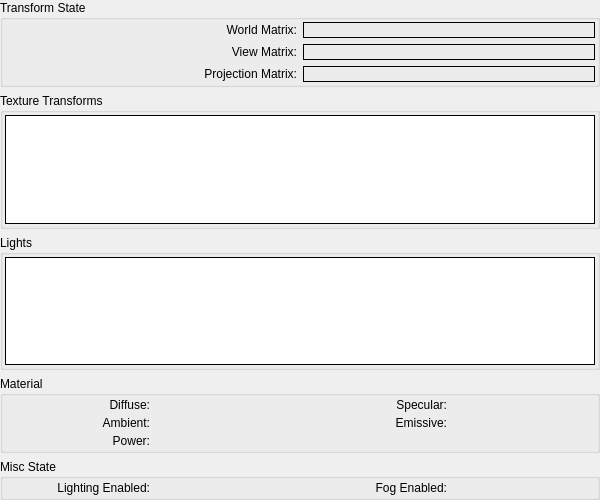
         <widget class="QWidget" name="ffpScrollContents">
          <property name="geometry">
           <rect>
            <x>0</x>
            <y>0</y>
            <width>600</width>
            <height>500</height>
           </rect>
          </property>
          <layout class="QVBoxLayout" name="ffpScrollLayout">
           <property name="leftMargin">
            <number>0</number>
           </property>
           <property name="topMargin">
            <number>0</number>
           </property>
           <property name="rightMargin">
            <number>0</number>
           </property>
           <property name="bottomMargin">
            <number>0</number>
           </property>
           <item>
            <widget class="QGroupBox" name="ffpTransformGroup">
             <property name="title">
              <string>Transform State</string>
             </property>
             <layout class="QGridLayout" name="ffpTransformLayout">
              <property name="leftMargin">
               <number>2</number>
              </property>
              <property name="topMargin">
               <number>2</number>
              </property>
              <property name="rightMargin">
               <number>2</number>
              </property>
              <property name="bottomMargin">
               <number>2</number>
              </property>
              <item row="0" column="0">
               <widget class="QLabel" name="ffpWorldMatrixLabel">
                <property name="text">
                 <string>World Matrix:</string>
                </property>
                <property name="alignment">
                 <set>Qt::AlignRight|Qt::AlignTrailing|Qt::AlignVCenter</set>
                </property>
               </widget>
              </item>
              <item row="0" column="1">
               <widget class="RDLabel" name="ffpWorldMatrix">
                <property name="frameShape">
                 <enum>QFrame::Box</enum>
                </property>
               </widget>
              </item>
              <item row="1" column="0">
               <widget class="QLabel" name="ffpViewMatrixLabel">
                <property name="text">
                 <string>View Matrix:</string>
                </property>
                <property name="alignment">
                 <set>Qt::AlignRight|Qt::AlignTrailing|Qt::AlignVCenter</set>
                </property>
               </widget>
              </item>
              <item row="1" column="1">
               <widget class="RDLabel" name="ffpViewMatrix">
                <property name="frameShape">
                 <enum>QFrame::Box</enum>
                </property>
               </widget>
              </item>
              <item row="2" column="0">
               <widget class="QLabel" name="ffpProjMatrixLabel">
                <property name="text">
                 <string>Projection Matrix:</string>
                </property>
                <property name="alignment">
                 <set>Qt::AlignRight|Qt::AlignTrailing|Qt::AlignVCenter</set>
                </property>
               </widget>
              </item>
              <item row="2" column="1">
               <widget class="RDLabel" name="ffpProjMatrix">
                <property name="frameShape">
                 <enum>QFrame::Box</enum>
                </property>
               </widget>
              </item>
             </layout>
            </widget>
           </item>
           <item>
            <widget class="CollapseGroupBox" name="ffpTexTransformGroup">
             <property name="sizePolicy">
              <sizepolicy hsizetype="Preferred" vsizetype="Expanding">
               <horstretch>0</horstretch>
               <verstretch>1</verstretch>
              </sizepolicy>
             </property>
             <property name="title">
              <string>Texture Transforms</string>
             </property>
             <layout class="QHBoxLayout" name="ffpTexTransformLayout">
              <property name="leftMargin">
               <number>2</number>
              </property>
              <property name="topMargin">
               <number>2</number>
              </property>
              <property name="rightMargin">
               <number>2</number>
              </property>
              <property name="bottomMargin">
               <number>2</number>
              </property>
              <item>
               <widget class="RDTreeWidget" name="ffpTexTransforms">
                <property name="frameShape">
                 <enum>QFrame::Box</enum>
                </property>
                <property name="frameShadow">
                 <enum>QFrame::Plain</enum>
                </property>
                <property name="editTriggers">
                 <set>QAbstractItemView::NoEditTriggers</set>
                </property>
                <property name="showDropIndicator" stdset="0">
                 <bool>false</bool>
                </property>
                <property name="indentation">
                 <number>0</number>
                </property>
                <property name="rootIsDecorated">
                 <bool>false</bool>
                </property>
                <property name="itemsExpandable">
                 <bool>false</bool>
                </property>
                <property name="allColumnsShowFocus">
                 <bool>true</bool>
                </property>
                <property name="expandsOnDoubleClick">
                 <bool>false</bool>
                </property>
                <attribute name="headerStretchLastSection">
                 <bool>false</bool>
                </attribute>
               </widget>
              </item>
             </layout>
            </widget>
           </item>
           <item>
            <widget class="CollapseGroupBox" name="ffpLightsGroup">
             <property name="sizePolicy">
              <sizepolicy hsizetype="Preferred" vsizetype="Expanding">
               <horstretch>0</horstretch>
               <verstretch>1</verstretch>
              </sizepolicy>
             </property>
             <property name="title">
              <string>Lights</string>
             </property>
             <layout class="QHBoxLayout" name="ffpLightsLayout">
              <property name="leftMargin">
               <number>2</number>
              </property>
              <property name="topMargin">
               <number>2</number>
              </property>
              <property name="rightMargin">
               <number>2</number>
              </property>
              <property name="bottomMargin">
               <number>2</number>
              </property>
              <item>
               <widget class="RDTreeWidget" name="ffpLights">
                <property name="frameShape">
                 <enum>QFrame::Box</enum>
                </property>
                <property name="frameShadow">
                 <enum>QFrame::Plain</enum>
                </property>
                <property name="editTriggers">
                 <set>QAbstractItemView::NoEditTriggers</set>
                </property>
                <property name="showDropIndicator" stdset="0">
                 <bool>false</bool>
                </property>
                <property name="rootIsDecorated">
                 <bool>false</bool>
                </property>
                <property name="allColumnsShowFocus">
                 <bool>true</bool>
                </property>
                <attribute name="headerStretchLastSection">
                 <bool>false</bool>
                </attribute>
               </widget>
              </item>
             </layout>
            </widget>
           </item>
           <item>
            <widget class="QGroupBox" name="ffpMaterialGroup">
             <property name="title">
              <string>Material</string>
             </property>
             <layout class="QGridLayout" name="ffpMaterialLayout">
              <property name="leftMargin">
               <number>2</number>
              </property>
              <property name="topMargin">
               <number>2</number>
              </property>
              <property name="rightMargin">
               <number>2</number>
              </property>
              <property name="bottomMargin">
               <number>2</number>
              </property>
              <property name="spacing">
               <number>4</number>
              </property>
              <item row="0" column="0">
               <widget class="QLabel" name="ffpDiffuseLabel">
                <property name="text">
                 <string>Diffuse:</string>
                </property>
                <property name="alignment">
                 <set>Qt::AlignRight|Qt::AlignTrailing|Qt::AlignVCenter</set>
                </property>
               </widget>
              </item>
              <item row="0" column="1">
               <widget class="QLabel" name="ffpDiffuse">
                <property name="text">
                 <string/>
                </property>
               </widget>
              </item>
              <item row="0" column="2">
               <widget class="QLabel" name="ffpSpecularLabel">
                <property name="text">
                 <string>Specular:</string>
                </property>
                <property name="alignment">
                 <set>Qt::AlignRight|Qt::AlignTrailing|Qt::AlignVCenter</set>
                </property>
               </widget>
              </item>
              <item row="0" column="3">
               <widget class="QLabel" name="ffpSpecular">
                <property name="text">
                 <string/>
                </property>
               </widget>
              </item>
              <item row="1" column="0">
               <widget class="QLabel" name="ffpAmbientLabel">
                <property name="text">
                 <string>Ambient:</string>
                </property>
                <property name="alignment">
                 <set>Qt::AlignRight|Qt::AlignTrailing|Qt::AlignVCenter</set>
                </property>
               </widget>
              </item>
              <item row="1" column="1">
               <widget class="QLabel" name="ffpAmbient">
                <property name="text">
                 <string/>
                </property>
               </widget>
              </item>
              <item row="1" column="2">
               <widget class="QLabel" name="ffpEmissiveLabel">
                <property name="text">
                 <string>Emissive:</string>
                </property>
                <property name="alignment">
                 <set>Qt::AlignRight|Qt::AlignTrailing|Qt::AlignVCenter</set>
                </property>
               </widget>
              </item>
              <item row="1" column="3">
               <widget class="QLabel" name="ffpEmissive">
                <property name="text">
                 <string/>
                </property>
               </widget>
              </item>
              <item row="2" column="0">
               <widget class="QLabel" name="ffpPowerLabel">
                <property name="text">
                 <string>Power:</string>
                </property>
                <property name="alignment">
                 <set>Qt::AlignRight|Qt::AlignTrailing|Qt::AlignVCenter</set>
                </property>
               </widget>
              </item>
              <item row="2" column="1">
               <widget class="QLabel" name="ffpPower">
                <property name="text">
                 <string/>
                </property>
               </widget>
              </item>
             </layout>
            </widget>
           </item>
           <item>
            <widget class="QGroupBox" name="ffpMiscGroup">
             <property name="title">
              <string>Misc State</string>
             </property>
             <layout class="QGridLayout" name="ffpMiscLayout">
              <property name="leftMargin">
               <number>2</number>
              </property>
              <property name="topMargin">
               <number>2</number>
              </property>
              <property name="rightMargin">
               <number>2</number>
              </property>
              <property name="bottomMargin">
               <number>2</number>
              </property>
              <property name="spacing">
               <number>4</number>
              </property>
              <item row="0" column="0">
               <widget class="QLabel" name="ffpLightingEnabledLabel">
                <property name="text">
                 <string>Lighting Enabled:</string>
                </property>
                <property name="alignment">
                 <set>Qt::AlignRight|Qt::AlignTrailing|Qt::AlignVCenter</set>
                </property>
               </widget>
              </item>
              <item row="0" column="1">
               <widget class="QLabel" name="ffpLightingEnabled">
                <property name="text">
                 <string/>
                </property>
                <property name="pixmap">
                 <pixmap resource="../../Resources/resources.qrc">:/cross.png</pixmap>
                </property>
                <property name="alignment">
                 <set>Qt::AlignCenter</set>
                </property>
               </widget>
              </item>
              <item row="0" column="2">
               <widget class="QLabel" name="ffpFogEnabledLabel">
                <property name="text">
                 <string>Fog Enabled:</string>
                </property>
                <property name="alignment">
                 <set>Qt::AlignRight|Qt::AlignTrailing|Qt::AlignVCenter</set>
                </property>
               </widget>
              </item>
              <item row="0" column="3">
               <widget class="QLabel" name="ffpFogEnabled">
                <property name="text">
                 <string/>
                </property>
                <property name="pixmap">
                 <pixmap resource="../../Resources/resources.qrc">:/cross.png</pixmap>
                </property>
                <property name="alignment">
                 <set>Qt::AlignCenter</set>
                </property>
               </widget>
              </item>
             </layout>
            </widget>
           </item>
           <item>
            <spacer name="ffpVerticalSpacer">
             <property name="orientation">
              <enum>Qt::Vertical</enum>
             </property>
             <property name="sizeType">
              <enum>QSizePolicy::MinimumExpanding</enum>
             </property>
             <property name="sizeHint" stdset="0">
              <size>
               <width>0</width>
               <height>0</height>
              </size>
             </property>
            </spacer>
           </item>
          </layout>
         </widget>
